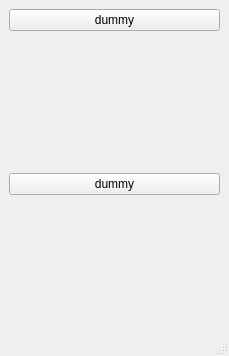
<?xml version="1.0" encoding="UTF-8"?>
<ui version="4.0">
 <class>ImageSelectTest</class>
 <widget class="QMainWindow" name="ImageSelectTest">
  <property name="geometry">
   <rect>
    <x>0</x>
    <y>0</y>
    <width>229</width>
    <height>356</height>
   </rect>
  </property>
  <property name="windowTitle">
   <string>ImageSelectTest</string>
  </property>
  <widget class="QWidget" name="centralwidget">
   <layout class="QGridLayout" name="gridLayout">
    <item row="4" column="0">
     <widget class="QPushButton" name="pushButton_2">
      <property name="text">
       <string>dummy</string>
      </property>
     </widget>
    </item>
    <item row="2" column="0">
     <spacer name="verticalSpacer">
      <property name="orientation">
       <enum>Qt::Vertical</enum>
      </property>
      <property name="sizeHint" stdset="0">
       <size>
        <width>208</width>
        <height>91</height>
       </size>
      </property>
     </spacer>
    </item>
    <item row="3" column="0">
     <widget class="ImageSelector" name="kekWidrzet" native="true"/>
    </item>
    <item row="0" column="0">
     <widget class="QPushButton" name="pushButton">
      <property name="text">
       <string>dummy</string>
      </property>
     </widget>
    </item>
    <item row="5" column="0">
     <spacer name="verticalSpacer_2">
      <property name="orientation">
       <enum>Qt::Vertical</enum>
      </property>
      <property name="sizeHint" stdset="0">
       <size>
        <width>20</width>
        <height>116</height>
       </size>
      </property>
     </spacer>
    </item>
   </layout>
  </widget>
  <widget class="QMenuBar" name="menubar">
   <property name="geometry">
    <rect>
     <x>0</x>
     <y>0</y>
     <width>229</width>
     <height>19</height>
    </rect>
   </property>
  </widget>
  <widget class="QStatusBar" name="statusbar"/>
 </widget>
 <customwidgets>
  <customwidget>
   <class>ImageSelector</class>
   <extends>QWidget</extends>
   <header>image_selector.h</header>
   <container>1</container>
  </customwidget>
 </customwidgets>
 <resources/>
 <connections/>
</ui>
